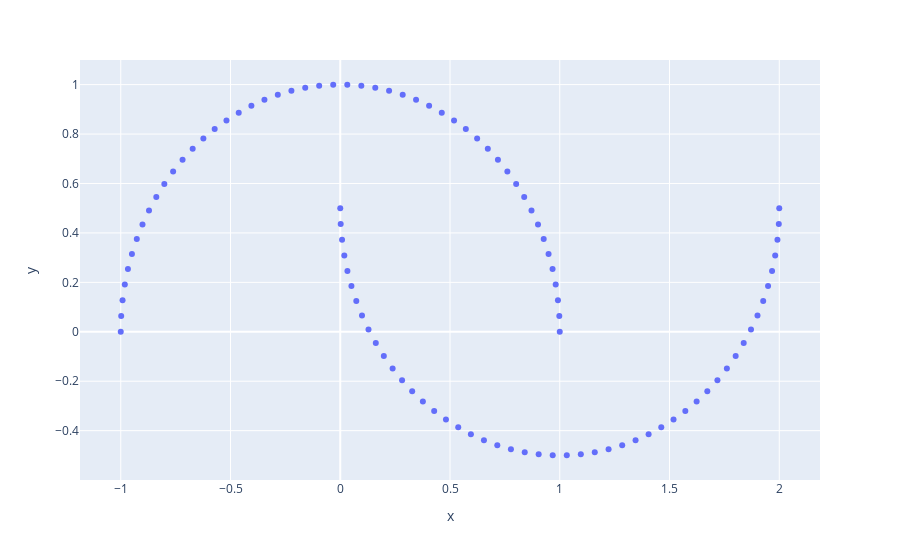

The notebook cell this image was saved under:
### Markdown cell above
# Moons Dataset

### Code cell
from sklearn.datasets import make_moons
X, y = make_moons()
px.scatter(x=X[:,0], y=X[:,1])
